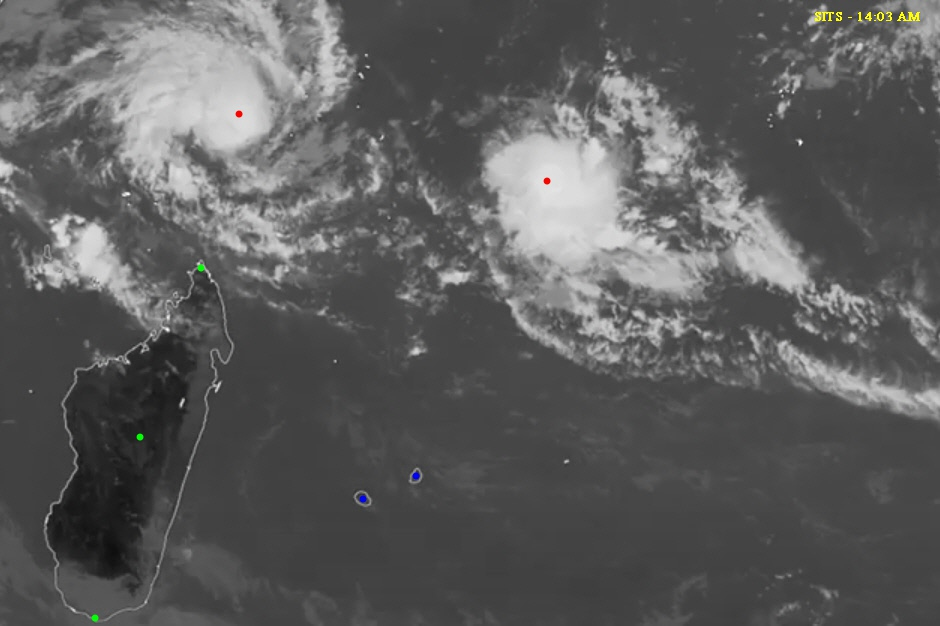
#> input picture Assignment_1/EE604-Assign1-pictures/1.jpg, 940 x 626 px, found by its file name
$ jupyter execute cycloneanalyzer.ipynb
#> lines starting #> are read from the running program, lines starting #| are printed output that depends on the picture
[cell 1]
import cv2
import numpy as np
import math
import matplotlib.pyplot as plt
import matplotlib.image as mpimg
from PIL import Image
# from google.colab.patches import cv2_imshow
# from google.colab import files

Reading the images

[cell 2]
img1=cv2.imread("/Users/ritickgupta/Desktop/EE604-Assign1-pictures/1.jpg")
#> img1 is the input picture: shape (626, 940, 3); mean B, G, R 92.6, 92.7, 92.7
img2=cv2.imread("/Users/ritickgupta/Desktop/EE604-Assign1-pictures/2.jpg")
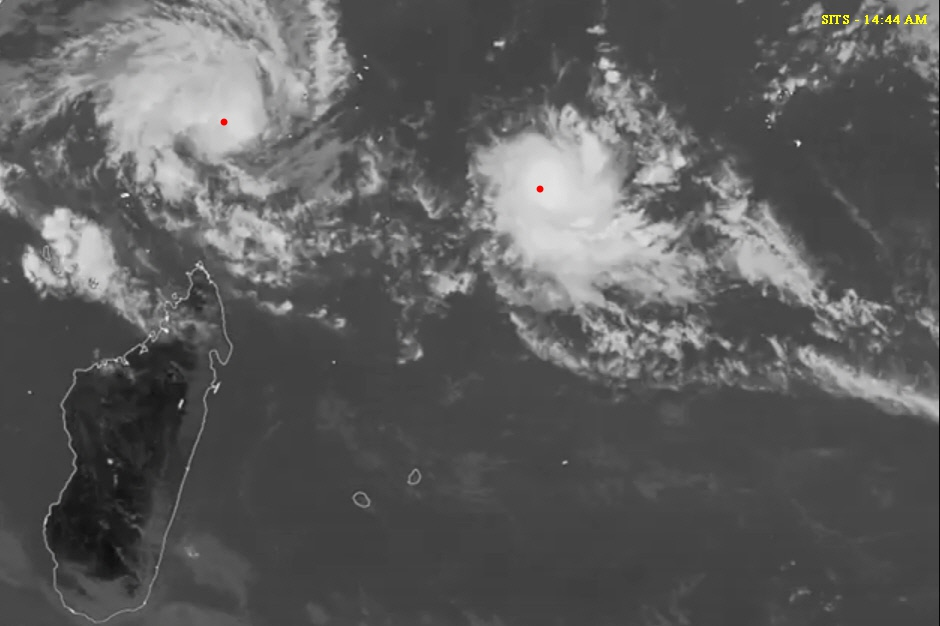
#> input picture Assignment_1/EE604-Assign1-pictures/2.jpg, 940 x 626 px, found by its file name
#> img2 is the input picture: shape (626, 940, 3); mean B, G, R 92.9, 93.1, 93.1
img3=cv2.imread("/Users/ritickgupta/Desktop/EE604-Assign1-pictures/3.jpg")
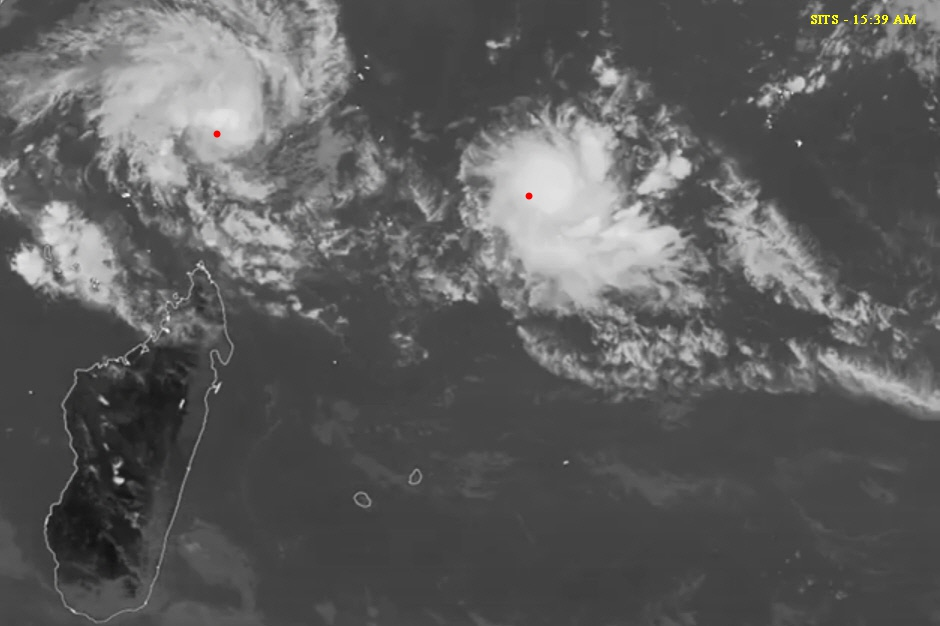
#> input picture Assignment_1/EE604-Assign1-pictures/3.jpg, 940 x 626 px, found by its file name
#> img3 is the input picture: shape (626, 940, 3); mean B, G, R 93.5, 93.6, 93.7


plt.imshow(img1)

# img1[img2[...,2]>235]=[0,0,255]
# img1[img3[...,2]>235]=[0,0,255]

img1=img1[:,:,[2,1,0]]
img2=img2[:,:,[2,1,0]]
img3=img3[:,:,[2,1,0]]

arr1=np.array(img1)
arr2=np.array(img2)
arr3=np.array(img3)


plt.imshow(img1)
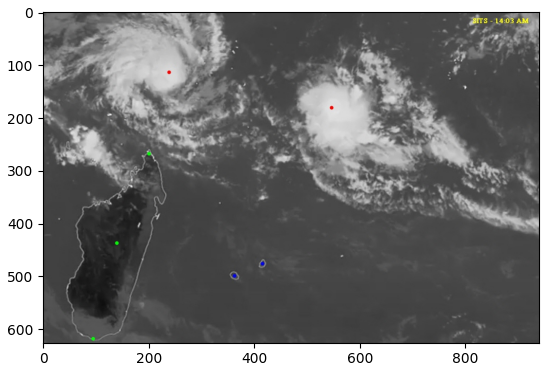
#> figure drawn by matplotlib, 1 panel; B, G, R data is drawn as R, G, B

Function to determine coordinates of the dot of a particular color

[cell 3]
def coord(img,color,init1,init2):
  sumx=0
  sumy=0
  cnt=0
  y=0
  x=0
  for i in range(img.shape[0]):
    for j in range(img.shape[1]):

      if color==2:
        b=img[i,j,color]>230
      else:
        b=img[i,j,color]>250

      if b:
        sumx+=i
        sumy+=j
        cnt=cnt+1
  if(cnt!=0):
    x=math.floor(sumx/cnt)
    y=math.floor(sumy/cnt)

  return (y+init2,x+init1)

Function to determine distance between two points

[cell 4]
def distance(pos1,pos2):
  x1=pos1[0]
  y1=pos1[1]
  x2=pos2[0]
  y2=pos2[1]
  return math.sqrt((x1-x2)**2+(y1-y2)**2)

Tracing dots of red color from all the images to form a new image

[cell 5]
img1r=img1[100:150,200:250]
img2r=img2[100:150,200:250]
img3r=img3[100:150,200:250]
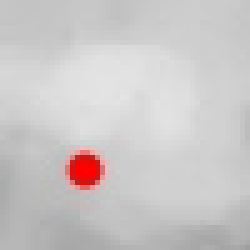
#> img3r: shape (50, 50, 3) (shown 5 times larger); mean R, G, B 203.2, 199.5, 199.5

pos1r=coord(img1r,0,100,200)
#> after the loop in coord, `for i in range(img.shape[0]):`: cnt = 12; sumx = 156; sumy = 458
#> in coord, `x=math.floor(sumx/cnt)`: x = 13
#> in coord, `y=math.floor(sumy/cnt)`: y = 38
#> pos1r = (238, 113)
pos2r=coord(img2r,0,100,200)
#> pos2r = (223, 120)
pos3r=coord(img3r,0,100,200)
#> pos3r = (216, 133)

img1r1=img1[150:200,500:600]
img2r1=img2[150:200,500:600]
img3r1=img3[150:200,500:600]
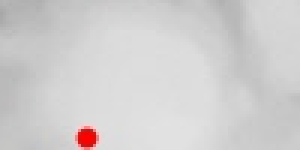
#> img3r1: shape (50, 100, 3) (shown 3 times larger); mean R, G, B 208.6, 206.8, 206.8

pos1r1=coord(img1r1,0,150,500)
#> pos1r1 = (547, 180)
pos2r1=coord(img2r1,0,150,500)
#> pos2r1 = (539, 188)
pos3r1=coord(img3r1,0,150,500)
#> pos3r1 = (528, 195)

new_img=arr1.copy()
cv2.circle(new_img,pos2r,4,(255,0,0),-1)
#> new_img: shape (626, 940, 3); mean R, G, B 92.7, 92.7, 92.5
cv2.circle(new_img,pos3r,4,(255,0,0),-1)
#> new_img: shape (626, 940, 3); mean R, G, B 92.7, 92.7, 92.5
cv2.circle(new_img,pos2r1,4,(255,0,0),-1)
#> new_img: shape (626, 940, 3); mean R, G, B 92.7, 92.7, 92.5
cv2.circle(new_img,pos3r1,4,(255,0,0),-1)
#> new_img: shape (626, 940, 3); mean R, G, B 92.7, 92.7, 92.5
print(pos1r,pos2r,pos3r)
#| (238, 113) (223, 120) (216, 133)
print(pos1r1,pos2r1,pos3r1)
#| (547, 180) (539, 188) (528, 195)
plt.imshow(new_img)

Coordinates of the islands

[cell 6]
i1_1=img1[200:300,150:250]
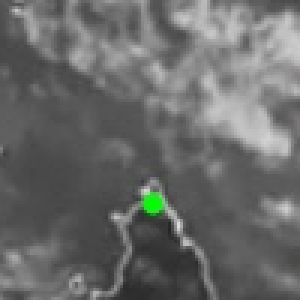
#> i1_1: shape (100, 100, 3) (shown 3 times larger); mean R, G, B 105.1, 106, 105.1
i1_2=img1[600:625,50:150]
i2_1=img1[450:550,300:400]
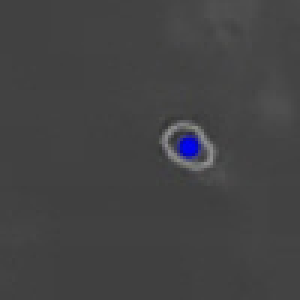
#> i2_1: shape (100, 100, 3) (shown 3 times larger); mean R, G, B 67.1, 67.1, 68
i2_2=img1[450:550,400:450]
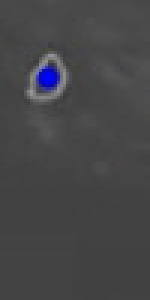
#> i2_2: shape (100, 50, 3) (shown 3 times larger); mean R, G, B 70.2, 70.2, 72

pos11=coord(i1_1,1,200,150)
#> pos11 = (200, 267)
pos12=coord(i1_2,1,600,50)
#> pos12 = (94, 617)
pos21=coord(i2_1,2,450,300)
#> pos21 = (362, 498)
pos22=coord(i2_2,2,450,400)
#> pos22 = (415, 475)

print("Coordinates of the extreme green points which are 1500 Km apart:")
print(pos11,pos12)
#| (200, 267) (94, 617)
dist1=distance(pos11,pos12)
#> in distance, `x1=pos1[0]`: x1 = 200
#> in distance, `y1=pos1[1]`: y1 = 267
#> in distance, `x2=pos2[0]`: x2 = 94
#> in distance, `y2=pos2[1]`: y2 = 617
#> dist1 = 365.7
print("The distance between the two points is\n",'%.2f'%dist1,"pixels")
#| The distance between the two points is
#|  365.70 pixels
r1=1500/dist1
#> r1 = 4.1
print("Distance per pixel ratio is\n",'%.2f'%r1,"Km/Pixel\n" )
#| Distance per pixel ratio is
#|  4.10 Km/Pixel

print("Coordinates of the extreme blue points which are 250 Km apart:")
print(pos21,pos22)
#| (362, 498) (415, 475)
dist2=distance(pos21,pos22)
#> dist2 = 57.78
print("The distance between the two points is:\n",'%.2f'%dist2,"pixels")
#| The distance between the two points is:
#|  57.78 pixels
r2=250/dist2
#> r2 = 4.33
print("Distance per pixel ratio is:\n",'%.2f'%r2,"Km/Pixel\n")
#| Distance per pixel ratio is:
#|  4.33 Km/Pixel

# (200, 267)
# (94, 617)
# (300, 450)
# (415, 475)

Average Distance per Pixel ratio

[cell 7]
scale=(r1+r2)/2
#> scale = 4.21
print('%.2f'%scale,"Km/Pixel")
#| 4.21 Km/Pixel

Tracing the intersection point

[cell 8]
test_img=new_img.copy()
m=(pos3r[1]-pos2r[1])/(pos3r[0]-pos2r[0])
#> m = -1.86
xi=0
yi=-(pos2r[0])*m+pos2r[1]
#> yi = 534.1
yi=int(math.floor(yi))
#> yi = 534
# print(xi,yi)
w=new_img.shape[1]
#> w = 940
w1=-(pos3r[0]-w)*m+pos3r[1]
#> w1 = -1211.6
w1=int(math.floor(w1))
#> w1 = -1212
# print(w,w1)

cv2.line(test_img,(xi,yi),(w,w1),(0,255,0),1)

mx=(pos3r1[1]-pos2r1[1])/(pos3r1[0]-pos2r1[0])
#> mx = -0.636
xix=0
yix=-(pos2r1[0])*mx+pos2r1[1]
#> yix = 531
yix=int(math.floor(yix))
# print(xix,yix)
wx=new_img.shape[1]
#> wx = 940
w1x=-(pos3r1[0]-wx)*mx+pos3r1[1]
#> w1x = -67.18
w1x=int(math.floor(w1x))
#> w1x = -68
# print(wx,w1x)

cv2.line(test_img,(xix,yix),(wx,w1x),(255,255,0),1)
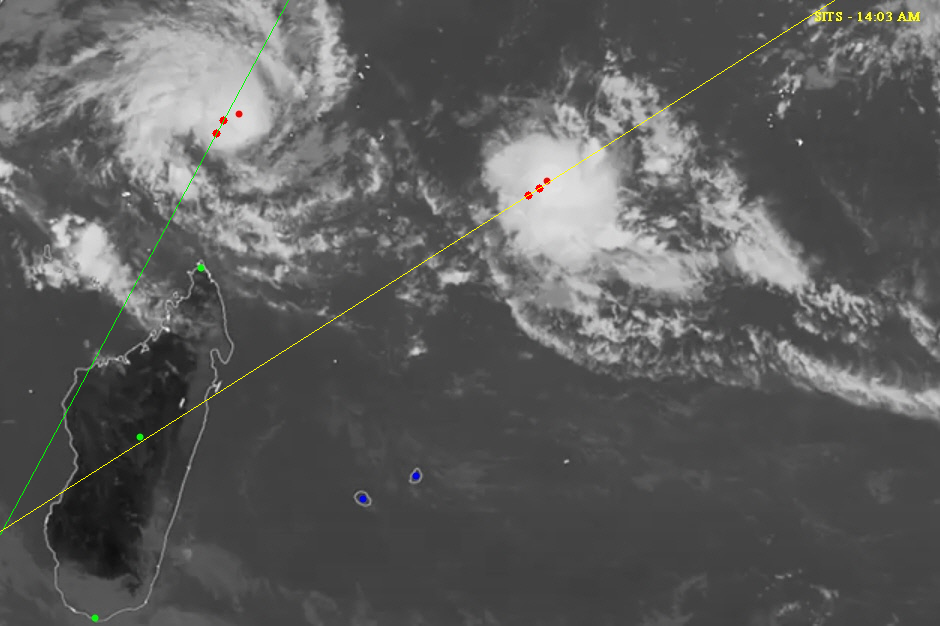
#> test_img: shape (626, 940, 3); mean R, G, B 92.8, 93, 92.3

plt.imshow(test_img)

# 0 534
# 940 -1212
# 0 531
# 940 -68

Intersection Point of the two cyclones

[cell 9]
#coordinates of the two points of Belna
x1=pos2r[0]
#> x1 = 223
y1=pos2r[1]
#> y1 = 120
x2=pos3r[0]
#> x2 = 216
y2=pos3r[1]
#> y2 = 133
#coordinates of the two points of Ambali
x3=pos2r1[0]
#> x3 = 539
y3=pos2r1[1]
#> y3 = 188
x4=pos3r1[0]
#> x4 = 528
y4=pos3r1[1]
#> y4 = 195

#Calculation of intersection point through line equation
t=((x1-x3)*(y3-y4)-(y1-y3)*(x3-x4))/((x1-x2)*(y3-y4)-(y1-y2)*(x3-x4))
#> t = 31.49
x_i=math.floor(x1+t*(x2-x1))
#> x_i = 2
y_i=math.floor(y1+t*(y2-y1))
#> y_i = 529

intersect_point=(x_i,y_i)
#> intersect_point = (2, 529)
print("The cyclones intersect at",intersect_point)
#| The cyclones intersect at (2, 529)

[cell 10]
#coordinates of the capital city
img_city=img1[400:500,100:200]
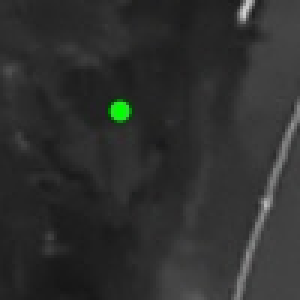
#> img_city: shape (100, 100, 3) (shown 3 times larger); mean R, G, B 46.6, 47.5, 46.6
position=coord(i1_1,1,400,100)
#> position = (150, 467)
# plt.imshow(img1)
dist_capital=distance(intersect_point,position)
#> dist_capital = 160.5
print("Coordinates of the Capital city are:",position)
#| Coordinates of the Capital city are: (150, 467)
print("Distance of capital city from apojuncture is:","%.2f"%(dist_capital*scale),"Km")
#| Distance of capital city from apojuncture is: 676.25 Km

Scaled Distances of intersection point from the cyclones

[cell 11]
cdist1=distance(pos3r,intersect_point)
#> cdist1 = 450.1
cdist2=distance(pos3r1,intersect_point)
#> cdist2 = 623.1

dist1_scaled=cdist1*scale
#> dist1_scaled = 1897
dist2_scaled=cdist2*scale
#> dist2_scaled = 2625.9
print("Belna is",'%.2f'%dist1_scaled,"Km away")
#| Belna is 1897.01 Km away
print("Ambali is",'%.2f'%dist2_scaled,"Km away")
#| Ambali is 2625.93 Km away

Speed of the Cyclones

[cell 12]
time=55/60 #since it took 55 minutes for the cyclone to reach from second to third position
v1=distance(pos2r,pos3r)*scale/time
#> v1 = 67.88
v2=distance(pos2r1,pos3r1)*scale/time
#> v2 = 59.94
print("Speed of Belna is",'%.2f'%v1,"Km/h")
#| Speed of Belna is 67.88 Km/h
print("Speed of Ambali is",'%.2f'%v2,"Km/h")
#| Speed of Ambali is 59.94 Km/h

Time taken by the Cyclones to reach the intersection point

[cell 13]
t1=dist1_scaled/v1
#> t1 = 27.95
t2=dist2_scaled/v2
#> t2 = 43.81
print("Belna takes",'%.2f'%t1,"hrs to reach the intersection point")
#| Belna takes 27.95 hrs to reach the intersection point
print("Ambali takes",'%.2f'%t2,"hrs to reach the intersection point")
#| Ambali takes 43.81 hrs to reach the intersection point

if(t1==t2):
  print("Cyclones Collide")
else:
  print("Cyclones Don't Collide")
